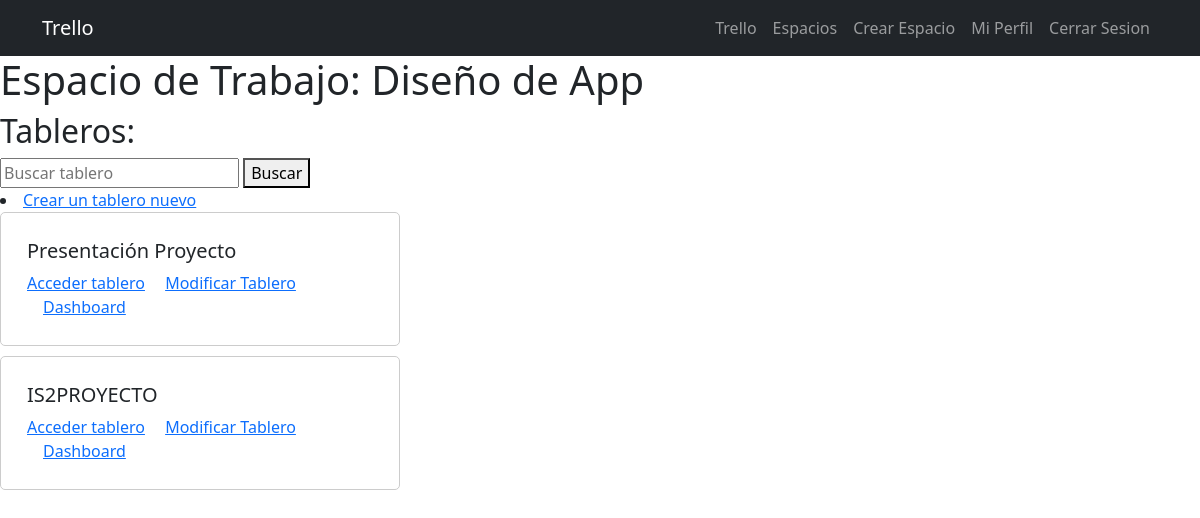
/espacio/1/tableros/ (signed in), run on the app's committed database.
### tasks/models.py (models this page shows, shortened)
class EspacioDeTrabajo(models.Model):
    nombre = models.CharField(max_length=100)
    creador = models.ForeignKey(User, on_delete=models.CASCADE, related_name='espacios_creados')
    miembros = models.ManyToManyField(User, related_name='espacios')
    activo = models.BooleanField(default=True)

class Tablero(models.Model):
    nombre = models.CharField(max_length=100)
    espacio_trabajo = models.ForeignKey(EspacioDeTrabajo, on_delete=models.CASCADE, related_name='tableros')
    listas = models.ManyToManyField('Lista', related_name='tablas')

### tasks/views.py (the view)
# urls.py: path('espacio/<int:espacio_id>/tableros/', views.tableros, name='tableros'),
@login_required
def tableros(request, espacio_id):
    espacio = get_object_or_404(EspacioDeTrabajo, id=espacio_id)
    tableros = Tablero.objects.filter(espacio_trabajo = espacio)
    return render(request, 'tableros.html', {"tableros": tableros, "espacio": espacio})

### tasks/templates/tableros.html
{% extends 'base.html' %}
{% block content %}
<h1>Espacio de Trabajo: {{ espacio.nombre }} </h1>
<h2>Tableros:</h2>
<form method="get">
    <input type="text" name="q" placeholder="Buscar tablero">
    <button type="submit">Buscar</button>
</form>
<li class="nav-item">
    <a href="{% url 'crear_tablero' espacio.id %}">Crear un tablero nuevo</a>
</li>
<div class="tableros">
    {% if tableros %}
        {% for tablero in tableros %}
            <div class="col-md-4">
                <div class="card">
                    <div class="card-body">
                        <h5 class="card-title">{{ tablero.nombre }}</h5>
                        <a href="{% url 'listas' espacio_id=espacio.id tablero_id=tablero.id %}" class="card-link">Acceder tablero</a>
                        <a href="{% url 'tablero_detalle' espacio_id=espacio.id tablero_id=tablero.id %}" class="card-link">Modificar Tablero</a>
                        <a href="{% url 'dashboard' tablero_id=tablero.id %}" class="card-link">Dashboard</a>
                    </div>
                </div>
            </div>
        {% endfor %}
    {% endif %}
</div>
{% endblock %}

### tasks/templates/base.html (style rules this page uses)
.card { background-color: #fff; border: 1px solid #ccc; border-radius: 5px; margin-bottom: 10px; padding: 10px; }

### data on the page
EspacioDeTrabajo: nombre "Diseño de App"
Tablero: nombre "Presentación Proyecto"
Tablero: nombre "IS2PROYECTO"
